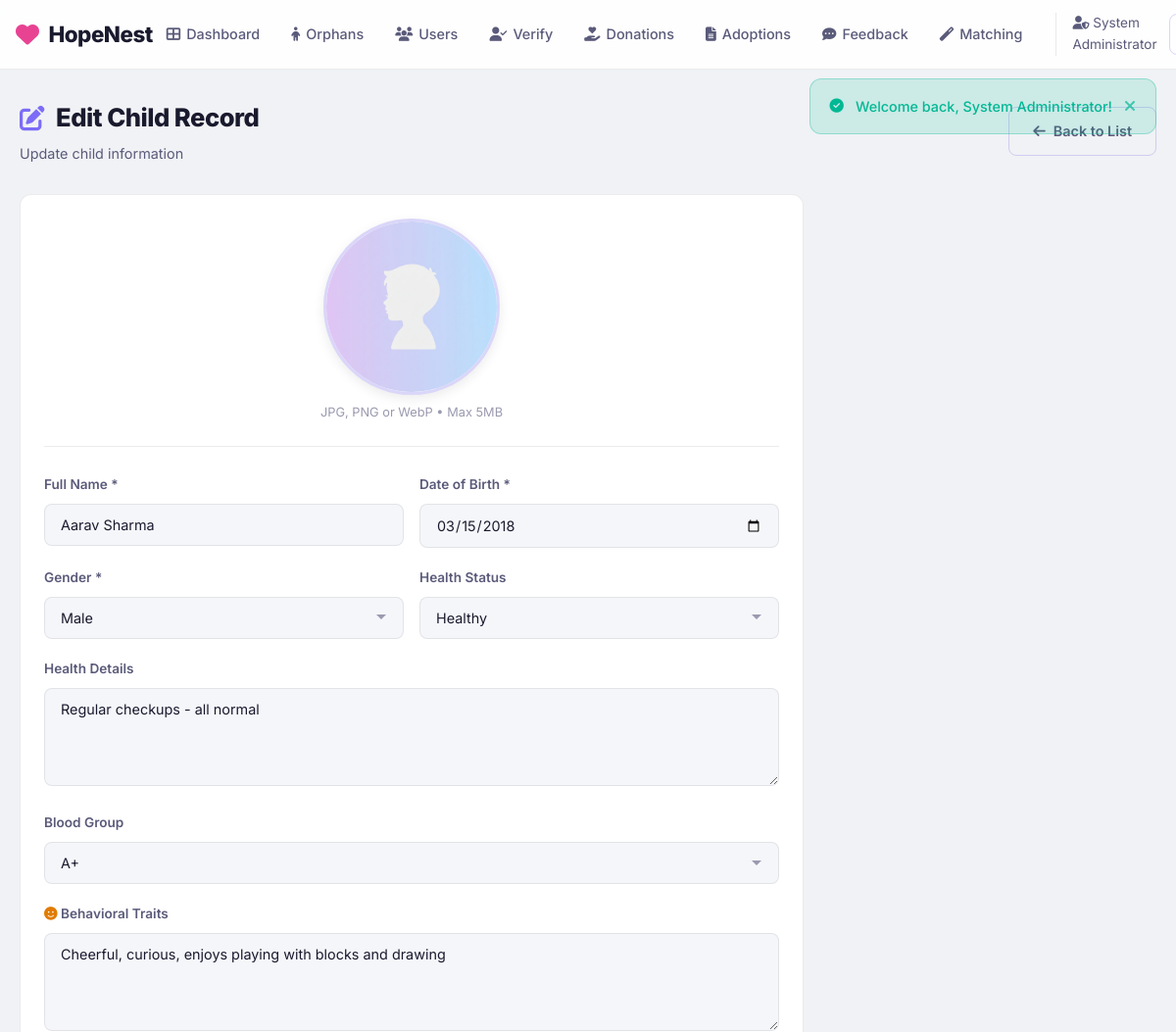
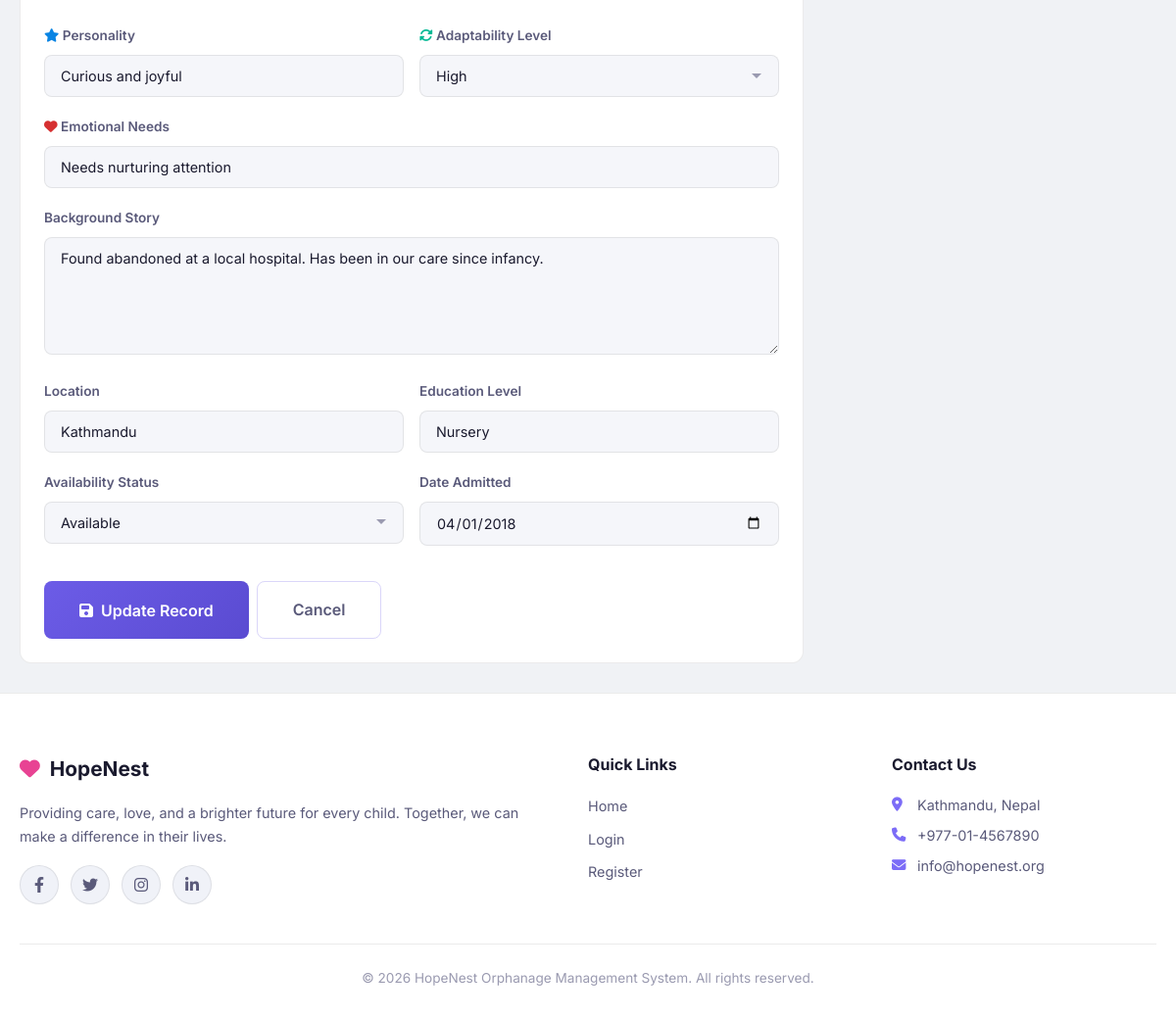
/admin/orphan_form.php?id=1 (signed in), run on the app's committed database (2 pictures, top to bottom).
### tables this page shows
CREATE TABLE IF NOT EXISTS orphans (
    id INT AUTO_INCREMENT PRIMARY KEY,
    full_name VARCHAR(100) NOT NULL,
    date_of_birth DATE NOT NULL,
    gender ENUM('male', 'female') NOT NULL,
    health_status ENUM('healthy', 'minor_issues', 'special_needs') DEFAULT 'healthy',
    health_details TEXT,
    blood_group VARCHAR(5) DEFAULT NULL,
    behavioral_traits TEXT DEFAULT NULL,
    personality VARCHAR(255) DEFAULT NULL,
    emotional_needs VARCHAR(255) DEFAULT NULL,
    adaptability_level ENUM('high','moderate','low') DEFAULT 'moderate',
    background TEXT,
    location VARCHAR(100),
    education_level VARCHAR(100),
    photo VARCHAR(255) DEFAULT 'default.png',
    availability_status ENUM('available', 'adopted', 'pending') DEFAULT 'available',
    date_admitted DATE,
    created_at TIMESTAMP DEFAULT CURRENT_TIMESTAMP,
    updated_at TIMESTAMP DEFAULT CURRENT_TIMESTAMP ON UPDATE CURRENT_TIMESTAMP
);

### admin/orphan_form.php (the view, shortened to what this page needs)
<?php
require_once '../includes/auth.php';
$orphan = null;
$isEdit = false;
if (isset($_GET['id'])) {
    $id = (int)$_GET['id'];
    $stmt = $pdo->prepare("SELECT * FROM orphans WHERE id = ?");
    $stmt->execute([$id]);
    $orphan = $stmt->fetch();
    if ($orphan) {
        $isEdit = true;
    }
}
require_once '../includes/header.php';
?>
<div class="container">
    <div class="page-header">
        <div>
            <h1><i class="fas fa-<?php echo $isEdit ? 'edit' : 'plus-circle'; ?>"></i> <?php echo $isEdit ? 'Edit' : 'Add New'; ?> Child Record</h1>
            <p class="page-subtitle"><?php echo $isEdit ? 'Update child information' : 'Register a new child in the system'; ?></p>
        </div>
        <a href="orphans.php" class="btn btn-outline"><i class="fas fa-arrow-left"></i> Back to List</a>
    </div>
    <div class="card" style="max-width: 800px;">
        <form method="POST" action="" enctype="multipart/form-data" data-validate>
            <div class="photo-upload-section">
                <div class="photo-preview-container">
                    <?php
                    $currentPhoto = $orphan['photo'] ?? 'default.png';
                    $photoPath = '/orphanage-management-system/uploads/orphans/' . $currentPhoto;
                    ?>
                    <img src="<?php echo $photoPath; ?>" alt="Child Photo" class="photo-preview" id="photoPreview">
                </div>
                <p class="form-text" style="text-align: center; margin-top: 8px;">JPG, PNG or WebP • Max 5MB</p>
            </div>
            <div class="form-row">
                <div class="form-group">
                    <label for="fullName">Full Name *</label>
                    <input type="text" id="fullName" name="full_name" class="form-control" placeholder="Child's full name" value="<?php echo htmlspecialchars($orphan['full_name'] ?? ''); ?>" required>
                </div>
                <div class="form-group">
                    <label for="dob">Date of Birth *</label>
                    <input type="date" id="dob" name="date_of_birth" class="form-control" value="<?php echo $orphan['date_of_birth'] ?? ''; ?>" required>
                </div>
            </div>
            <div class="form-row">
                <div class="form-group">
                    <label for="gender">Gender *</label>
                    <select id="gender" name="gender" class="form-control" required>
                        <option value="male" <?php echo ($orphan['gender'] ?? '') === 'male' ? 'selected' : ''; ?>>Male</option>
                    </select>
                </div>
                <div class="form-group">
                    <label for="healthStatus">Health Status</label>
                    <select id="healthStatus" name="health_status" class="form-control">
                        <option value="healthy" <?php echo ($orphan['health_status'] ?? '') === 'healthy' ? 'selected' : ''; ?>>Healthy</option>
                    </select>
                </div>
            </div>
            <div class="form-group">
                <label for="healthDetails">Health Details</label>
                <textarea id="healthDetails" name="health_details" class="form-control" placeholder="Details about child's health condition..."><?php echo htmlspecialchars($orphan['health_details'] ?? ''); ?></textarea>
            </div>
            <div class="form-group">
                <label for="bloodGroup">Blood Group</label>
                <select id="bloodGroup" name="blood_group" class="form-control">
                    <?php
                    $bloodGroups = ['A+', 'A-', 'B+', 'B-', 'AB+', 'AB-', 'O+', 'O-'];
                    foreach ($bloodGroups as $bg):
                    ?>
                    <option value="<?php echo $bg; ?>" <?php echo ($orphan['blood_group'] ?? '') === $bg ? 'selected' : ''; ?>><?php echo $bg; ?></option>
                    <?php endforeach; ?>
                </select>
            </div>
            <div class="form-group">
                <label for="behavioralTraits"><i class="fas fa-smile text-warning"></i> Behavioral Traits</label>
                <textarea id="behavioralTraits" name="behavioral_traits" class="form-control" placeholder="e.g., Cheerful, curious, enjoys drawing, good with other children..."><?php echo htmlspecialchars($orphan['behavioral_traits'] ?? ''); ?></textarea>
            </div>
            <div class="form-row">
                <div class="form-group">
                    <label for="personality"><i class="fas fa-star text-info"></i> Personality</label>
                    <input type="text" id="personality" name="personality" class="form-control" placeholder="e.g., Curious and joyful, Gentle and thoughtful" value="<?php echo htmlspecialchars($orphan['personality'] ?? ''); ?>">
                </div>
                <div class="form-group">
                    <label for="adaptabilityLevel"><i class="fas fa-sync-alt text-success"></i> Adaptability Level</label>
                    <select id="adaptabilityLevel" name="adaptability_level" class="form-control">
                        <option value="high" <?php echo ($orphan['adaptability_level'] ?? '') === 'high' ? 'selected' : ''; ?>>High</option>
                    </select>
                </div>
            </div>
            <div class="form-group">
                <label for="emotionalNeeds"><i class="fas fa-heart text-danger"></i> Emotional Needs</label>
                <input type="text" id="emotionalNeeds" name="emotional_needs" class="form-control" placeholder="e.g., Needs nurturing attention, Thrives in calm environments" value="<?php echo htmlspecialchars($orphan['emotional_needs'] ?? ''); ?>">
            </div>
            <div class="form-group">
                <label for="background">Background Story</label>
                <textarea id="background" name="background" class="form-control" placeholder="Brief background of the child..." style="min-height: 120px;"><?php echo htmlspecialchars($orphan['background'] ?? ''); ?></textarea>
            </div>
            <div class="form-row">
                <div class="form-group">
                    <label for="location">Location</label>
                    <input type="text" id="location" name="location" class="form-control" placeholder="City/District" value="<?php echo htmlspecialchars($orphan['location'] ?? ''); ?>">
                </div>
                <div class="form-group">
                    <label for="educationLevel">Education Level</label>
                    <input type="text" id="educationLevel" name="education_level" class="form-control" placeholder="e.g., Grade 3, Pre-school" value="<?php echo htmlspecialchars($orphan['education_level'] ?? ''); ?>">
                </div>
            </div>
            <div class="form-row">
                <div class="form-group">
                    <label for="availabilityStatus">Availability Status</label>
                    <select id="availabilityStatus" name="availability_status" class="form-control">
                        <option value="available" <?php echo ($orphan['availability_status'] ?? '') === 'available' ? 'selected' : ''; ?>>Available</option>
                    </select>
                </div>
                <div class="form-group">
                    <label for="dateAdmitted">Date Admitted</label>
                    <input type="date" id="dateAdmitted" name="date_admitted" class="form-control" value="<?php echo $orphan['date_admitted'] ?? ''; ?>">
                </div>
            </div>
            <div class="btn-group mt-2">
                <button type="submit" class="btn btn-primary btn-lg">
                    <i class="fas fa-<?php echo $isEdit ? 'save' : 'plus'; ?>"></i>
                    <?php echo $isEdit ? 'Update Record' : 'Add Child'; ?>
                </button>
                <a href="orphans.php" class="btn btn-outline btn-lg">Cancel</a>
            </div>
        </form>
    </div>
</div>
<?php require_once '../includes/footer.php'; ?>

### assets/css/style.css (style rules this page uses)
:root { --primary: #6c5ce7; --primary-light: #7c6cf7; --primary-dark: #5a4bd1; --secondary: #00b4a6; --secondary-light: #00d2c1; --accent: #e84393; --accent-light: #fd79a8; --bg-dark: #f0f2f5; --bg-card: #ffffff; --bg-card-hover: #f8f9fc; --bg-input: #f5f6fa; --bg-surface: #f0f2f8; --text-primary: #1a1a2e; --text-secondary: #5a5a7a; --text-muted: #9a9ab0; --border-color: rgba(108, 92, 231, 0.25); --border-light: rgba(0, 0, 0, 0.08); --success: #00b894; --warning: #e17b00; --danger: #d63031; --info: #0984e3; --shadow-sm: 0 1px 3px rgba(0, 0, 0, 0.06), 0 1px 2px rgba(0, 0, 0, 0.04); --shadow-md: 0 4px 12px rgba(0, 0, 0, 0.08); --shadow-lg: 0 10px 30px rgba(0, 0, 0, 0.1); --shadow-glow: 0 4px 20px rgba(108, 92, 231, 0.1); --radius-sm: 8px; --radius-md: 12px; --radius-lg: 16px; --radius-xl: 24px; --font-family: 'Inter', -apple-system, BlinkMacSystemFont, sans-serif; --transition: all 0.3s cubic-bezier(0.4, 0, 0.2, 1); }
*, *::before, *::after { margin: 0; padding: 0; box-sizing: border-box; }
html { scroll-behavior: smooth; }
body { font-family: var(--font-family); background-color: var(--bg-dark); color: var(--text-primary); line-height: 1.6; min-height: 100vh; display: flex; flex-direction: column; -webkit-font-smoothing: antialiased; }
a { color: var(--primary-light); text-decoration: none; transition: var(--transition); }
img { max-width: 100%; height: auto; }
.btn { display: inline-flex; align-items: center; justify-content: center; gap: 8px; padding: 12px 24px; border-radius: var(--radius-sm); font-family: var(--font-family); font-size: 0.9rem; font-weight: 600; border: none; cursor: pointer; transition: var(--transition); text-decoration: none; white-space: nowrap; }
.btn-primary { background: linear-gradient(135deg, var(--primary), var(--primary-dark)); color: white; }
.btn-outline { background: transparent; border: 1px solid var(--border-color); color: var(--text-secondary); }
.btn-lg { padding: 16px 36px; font-size: 1rem; }
.btn-group { display: flex; gap: 8px; flex-wrap: wrap; }
.card { background: var(--bg-card); border: 1px solid var(--border-light); border-radius: var(--radius-md); padding: 24px; transition: var(--transition); }
.form-group { margin-bottom: 20px; }
.form-group label { display: block; margin-bottom: 8px; font-size: 0.85rem; font-weight: 600; color: var(--text-secondary); }
.form-control { width: 100%; padding: 12px 16px; background: var(--bg-input); border: 1px solid var(--border-light); border-radius: var(--radius-sm); color: var(--text-primary); font-family: var(--font-family); font-size: 0.9rem; transition: var(--transition); outline: none; }
.form-control::placeholder { color: var(--text-muted); }
textarea.form-control { resize: vertical; min-height: 100px; }
select.form-control { cursor: pointer; appearance: none; background-repeat: no-repeat; background-position: right 16px center; padding-right: 40px; }
.form-row { display: grid; grid-template-columns: repeat(auto-fit, minmax(200px, 1fr)); gap: 16px; }
.form-text { font-size: 0.8rem; color: var(--text-muted); margin-top: 4px; }
.container { max-width: 1300px; margin: 0 auto; padding: 30px 20px; }
.page-header { display: flex; align-items: center; justify-content: space-between; margin-bottom: 30px; flex-wrap: wrap; gap: 16px; }
.page-header h1 { font-size: 1.6rem; font-weight: 800; display: flex; align-items: center; gap: 12px; letter-spacing: -0.5px; }
.page-header h1 i { color: var(--primary-light); }
.page-subtitle { color: var(--text-secondary); font-size: 0.9rem; margin-top: 4px; }
.text-success { color: var(--success); }
.text-warning { color: var(--warning); }
.text-danger { color: var(--danger); }
.text-info { color: var(--info); }
.mt-2 { margin-top: 16px; }
.photo-upload-section { display: flex; flex-direction: column; align-items: center; margin-bottom: 28px; padding-bottom: 24px; border-bottom: 1px solid var(--border-light); }
.photo-preview-container { width: 180px; height: 180px; border-radius: 50%; overflow: hidden; position: relative; cursor: pointer; border: 3px solid var(--border-color); transition: var(--transition); box-shadow: var(--shadow-md); }
.photo-preview { width: 100%; height: 100%; object-fit: cover; }
.text-warning { color: var(--warning) !important; }
.text-success { color: var(--success) !important; }
.text-danger { color: var(--danger) !important; }
.text-info { color: var(--info) !important; }

### data on the page
orphans: photo (placeholder picture), full_name "Aarav Sharma", date_of_birth "03/15/2018", gender "Male", health_status "Healthy", health_details "Regular checkups - all normal", blood_group "A+", behavioral_traits "Cheerful, curious, enjoys playing with blocks and drawing", personality "Curious and joyful", adaptability_level "High", emotional_needs "Needs nurturing attention", background "Found abandoned at a local hospital. Has been in our care since infancy.", location "Kathmandu", education_level "Nursery", availability_status "Available", date_admitted "04/01/2018"

### other printed values
$_SESSION['admin_name'] "System Administrator"
$flash['message'] "Welcome back, System Administrator!"
